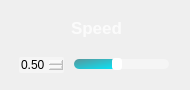
                 <widget class="QFrame" name="speed_QF">
                  <property name="minimumSize">
                   <size>
                    <width>190</width>
                    <height>90</height>
                   </size>
                  </property>
                  <property name="maximumSize">
                   <size>
                    <width>190</width>
                    <height>90</height>
                   </size>
                  </property>
                  <property name="styleSheet">
                   <string notr="true">QFrame#Conf_QF{
border:2px solid rgba(255, 255, 255, 70);
border-radius:15px;
}</string>
                  </property>
                  <layout class="QVBoxLayout" name="verticalLayout_18">
                   <item>
                    <widget class="QPushButton" name="ToggleBotton_3">
                     <property name="sizePolicy">
                      <sizepolicy hsizetype="Expanding" vsizetype="Fixed">
                       <horstretch>0</horstretch>
                       <verstretch>0</verstretch>
                      </sizepolicy>
                     </property>
                     <property name="minimumSize">
                      <size>
                       <width>0</width>
                       <height>30</height>
                      </size>
                     </property>
                     <property name="maximumSize">
                      <size>
                       <width>16777215</width>
                       <height>30</height>
                      </size>
                     </property>
                     <property name="font">
                      <font>
                       <family>Nirmala UI</family>
                       <pointsize>13</pointsize>
                       <italic>false</italic>
                       <bold>true</bold>
                      </font>
                     </property>
                     <property name="cursor">
                      <cursorShape>ArrowCursor</cursorShape>
                     </property>
                     <property name="mouseTracking">
                      <bool>true</bool>
                     </property>
                     <property name="focusPolicy">
                      <enum>Qt::StrongFocus</enum>
                     </property>
                     <property name="contextMenuPolicy">
                      <enum>Qt::DefaultContextMenu</enum>
                     </property>
                     <property name="layoutDirection">
                      <enum>Qt::LeftToRight</enum>
                     </property>
                     <property name="autoFillBackground">
                      <bool>false</bool>
                     </property>
                     <property name="styleSheet">
                      <string notr="true">QPushButton{
background-image: url(img/delay.png);
background-repeat: no-repeat;
background-position: left center;
border: none;
border-left: 20px solid transparent;

text-align: left;
padding-left: 40px;
padding-bottom: 4px;
color: rgba(255, 255, 255, 199);
font: 700 13pt &quot;Nirmala UI&quot;;
}</string>
                     </property>
                     <property name="text">
                      <string>Speed</string>
                     </property>
                     <property name="autoDefault">
                      <bool>false</bool>
                     </property>
                     <property name="default">
                      <bool>false</bool>
                     </property>
                     <property name="flat">
                      <bool>false</bool>
                     </property>
                    </widget>
                   </item>
                   <item>
                    <widget class="QFrame" name="frame">
                     <property name="sizePolicy">
                      <sizepolicy hsizetype="Preferred" vsizetype="Preferred">
                       <horstretch>0</horstretch>
                       <verstretch>0</verstretch>
                      </sizepolicy>
                     </property>
                     <property name="minimumSize">
                      <size>
                       <width>0</width>
                       <height>20</height>
                      </size>
                     </property>
                     <property name="maximumSize">
                      <size>
                       <width>16777215</width>
                       <height>20</height>
                      </size>
                     </property>
                     <layout class="QHBoxLayout" name="horizontalLayout_11">
                      <property name="spacing">
                       <number>10</number>
                      </property>
                      <property name="leftMargin">
                       <number>8</number>
                      </property>
                      <property name="topMargin">
                       <number>0</number>
                      </property>
                      <property name="rightMargin">
                       <number>10</number>
                      </property>
                      <property name="bottomMargin">
                       <number>0</number>
                      </property>
                      <item>
                       <widget class="QDoubleSpinBox" name="spinbox_playspeed">
                        <property name="cursor">
                         <cursorShape>PointingHandCursor</cursorShape>
                        </property>
                        <property name="styleSheet">
                         <string notr="true">QDoubleSpinBox {
border: 0px solid lightgray;
border-radius: 2px;
background-color: rgba(255,255,255,90);
font: 600 9pt &quot;Segoe UI&quot;;
}
        
QDoubleSpinBox::up-button {
width: 10px;
height: 9px;
margin: 0px 3px 0px 0px;
border-image: url(:img/box_up.png);
}
QDoubleSpinBox::up-button:pressed {
margin-top: 1px;
}
            
QDoubleSpinBox::down-button {
width: 10px;
height: 9px;
margin: 0px 3px 0px 0px;
border-image: url(:img/box_down.png);
}
QDoubleSpinBox::down-button:pressed {
margin-bottom: 1px;
}</string>
                        </property>
                        <property name="minimum">
                         <double>0.010000000000000</double>
                        </property>
                        <property name="maximum">
                         <double>1.000000000000000</double>
                        </property>
                        <property name="singleStep">
                         <double>0.050000000000000</double>
                        </property>
                        <property name="value">
                         <double>0.500000000000000</double>
                        </property>
                       </widget>
                      </item>
                      <item>
                       <widget class="QSlider" name="slider_playspeed">
                        <property name="cursor">
                         <cursorShape>PointingHandCursor</cursorShape>
                        </property>
                        <property name="styleSheet">
                         <string notr="true">QSlider::groove:horizontal {
border: none;
height: 10px;
background-color: rgba(255,255,255,90);
border-radius: 5px;
}

QSlider::handle:horizontal {
width: 10px;
margin: -1px 0px -1px 0px;
border-radius: 3px;
background-color: white;
}

QSlider::sub-page:horizontal {
background-color: qlineargradient(x1:0, y1:0, x2:1, y2:1, stop:0 #59969b, stop:1 #04e7fa);
border-radius: 5px;
}</string>
                        </property>
                        <property name="minimum">
                         <number>1</number>
                        </property>
                        <property name="maximum">
                         <number>10</number>
                        </property>
                        <property name="pageStep">
                         <number>1</number>
                        </property>
                        <property name="value">
                         <number>5</number>
                        </property>
                        <property name="orientation">
                         <enum>Qt::Horizontal</enum>
                        </property>
                       </widget>
                      </item>
                     </layout>
                    </widget>
                   </item>
                  </layout>
                 </widget>
